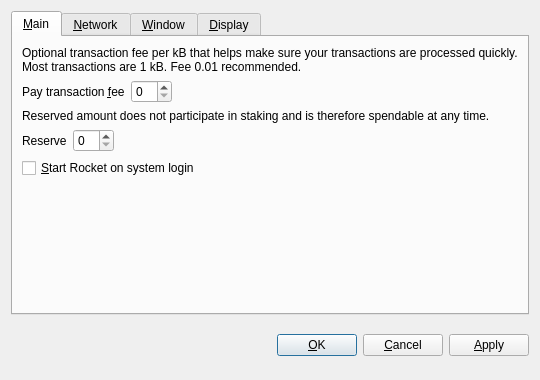
<?xml version="1.0" encoding="UTF-8"?>
<ui version="4.0">
 <class>OptionsDialog</class>
 <widget class="QDialog" name="OptionsDialog">
  <property name="geometry">
   <rect>
    <x>0</x>
    <y>0</y>
    <width>540</width>
    <height>380</height>
   </rect>
  </property>
  <property name="windowTitle">
   <string>Options</string>
  </property>
  <property name="modal">
   <bool>true</bool>
  </property>
  <layout class="QVBoxLayout" name="verticalLayout">
   <item>
    <widget class="QTabWidget" name="tabWidget">
     <property name="tabPosition">
      <enum>QTabWidget::North</enum>
     </property>
     <property name="currentIndex">
      <number>0</number>
     </property>
     <widget class="QWidget" name="tabMain">
      <attribute name="title">
       <string>&amp;Main</string>
      </attribute>
      <layout class="QVBoxLayout" name="verticalLayout_Main">
       <item>
        <widget class="QLabel" name="transactionFeeInfoLabel">
         <property name="text">
          <string>Optional transaction fee per kB that helps make sure your transactions are processed quickly. Most transactions are 1 kB. Fee 0.01 recommended.</string>
         </property>
         <property name="textFormat">
          <enum>Qt::PlainText</enum>
         </property>
         <property name="wordWrap">
          <bool>true</bool>
         </property>
        </widget>
       </item>
       <item>
        <layout class="QHBoxLayout" name="horizontalLayoutFee">
         <item>
          <widget class="QLabel" name="transactionFeeLabel">
           <property name="text">
            <string>Pay transaction &amp;fee</string>
           </property>
           <property name="textFormat">
            <enum>Qt::PlainText</enum>
           </property>
           <property name="buddy">
            <cstring>transactionFee</cstring>
           </property>
          </widget>
         </item>
         <item>
          <widget class="BitcoinAmountField" name="transactionFee"/>
         </item>
         <item>
          <spacer name="horizontalSpacerFee">
           <property name="orientation">
            <enum>Qt::Horizontal</enum>
           </property>
           <property name="sizeHint" stdset="0">
            <size>
             <width>40</width>
             <height>20</height>
            </size>
           </property>
          </spacer>
         </item>
        </layout>
       </item>
       <item>
        <widget class="QLabel" name="reserveBalanceInfoLabel">
         <property name="text">
          <string>Reserved amount does not participate in staking and is therefore spendable at any time.</string>
         </property>
         <property name="textFormat">
          <enum>Qt::PlainText</enum>
         </property>
         <property name="wordWrap">
          <bool>true</bool>
         </property>
        </widget>
       </item>
       <item>
        <layout class="QHBoxLayout" name="horizontalLayoutReserveBalance">
         <item>
          <widget class="QLabel" name="reserveBalanceLabel">
           <property name="text">
            <string>Reserve</string>
           </property>
           <property name="textFormat">
            <enum>Qt::PlainText</enum>
           </property>
           <property name="buddy">
            <cstring>reserveBalance</cstring>
           </property>
          </widget>
         </item>
         <item>
          <widget class="BitcoinAmountField" name="reserveBalance"/>
         </item>
         <item>
          <spacer name="horizontalSpacerReserveBalance">
           <property name="orientation">
            <enum>Qt::Horizontal</enum>
           </property>
           <property name="sizeHint" stdset="0">
            <size>
             <width>40</width>
             <height>20</height>
            </size>
           </property>
          </spacer>
         </item>
        </layout>
       </item>
       <item>
        <widget class="QCheckBox" name="bitcoinAtStartup">
         <property name="toolTip">
          <string>Automatically start Rocket after logging in to the system.</string>
         </property>
         <property name="text">
          <string>&amp;Start Rocket on system login</string>
         </property>
        </widget>
       </item>
       <item>
        <spacer name="verticalSpacer_Main">
         <property name="orientation">
          <enum>Qt::Vertical</enum>
         </property>
         <property name="sizeHint" stdset="0">
          <size>
           <width>20</width>
           <height>40</height>
          </size>
         </property>
        </spacer>
       </item>
      </layout>
     </widget>
     <widget class="QWidget" name="tabNetwork">
      <attribute name="title">
       <string>&amp;Network</string>
      </attribute>
      <layout class="QVBoxLayout" name="verticalLayout_Network">
       <item>
        <widget class="QCheckBox" name="mapPortUpnp">
         <property name="toolTip">
          <string>Automatically open the Rocket client port on the router. This only works when your router supports UPnP and it is enabled.</string>
         </property>
         <property name="text">
          <string>Map port using &amp;UPnP</string>
         </property>
        </widget>
       </item>
       <item>
        <widget class="QCheckBox" name="connectSocks">
         <property name="toolTip">
          <string>Connect to the Rocket network through a SOCKS proxy (e.g. when connecting through Tor).</string>
         </property>
         <property name="text">
          <string>&amp;Connect through SOCKS proxy:</string>
         </property>
        </widget>
       </item>
       <item>
        <layout class="QHBoxLayout" name="horizontalLayout_Network">
         <item>
          <widget class="QLabel" name="proxyIpLabel">
           <property name="text">
            <string>Proxy &amp;IP:</string>
           </property>
           <property name="textFormat">
            <enum>Qt::PlainText</enum>
           </property>
           <property name="buddy">
            <cstring>proxyIp</cstring>
           </property>
          </widget>
         </item>
         <item>
          <widget class="QValidatedLineEdit" name="proxyIp">
           <property name="maximumSize">
            <size>
             <width>140</width>
             <height>16777215</height>
            </size>
           </property>
           <property name="toolTip">
            <string>IP address of the proxy (e.g. 127.0.0.1)</string>
           </property>
          </widget>
         </item>
         <item>
          <widget class="QLabel" name="proxyPortLabel">
           <property name="text">
            <string>&amp;Port:</string>
           </property>
           <property name="textFormat">
            <enum>Qt::PlainText</enum>
           </property>
           <property name="buddy">
            <cstring>proxyPort</cstring>
           </property>
          </widget>
         </item>
         <item>
          <widget class="QLineEdit" name="proxyPort">
           <property name="maximumSize">
            <size>
             <width>55</width>
             <height>16777215</height>
            </size>
           </property>
           <property name="toolTip">
            <string>Port of the proxy (e.g. 9050)</string>
           </property>
          </widget>
         </item>
         <item>
          <widget class="QLabel" name="socksVersionLabel">
           <property name="text">
            <string>SOCKS &amp;Version:</string>
           </property>
           <property name="textFormat">
            <enum>Qt::PlainText</enum>
           </property>
           <property name="buddy">
            <cstring>socksVersion</cstring>
           </property>
          </widget>
         </item>
         <item>
          <widget class="QValueComboBox" name="socksVersion">
           <property name="toolTip">
            <string>SOCKS version of the proxy (e.g. 5)</string>
           </property>
          </widget>
         </item>
         <item>
          <spacer name="horizontalSpacer_Network">
           <property name="orientation">
            <enum>Qt::Horizontal</enum>
           </property>
           <property name="sizeHint" stdset="0">
            <size>
             <width>40</width>
             <height>20</height>
            </size>
           </property>
          </spacer>
         </item>
        </layout>
       </item>
       <item>
        <spacer name="verticalSpacer_Network">
         <property name="orientation">
          <enum>Qt::Vertical</enum>
         </property>
         <property name="sizeHint" stdset="0">
          <size>
           <width>20</width>
           <height>40</height>
          </size>
         </property>
        </spacer>
       </item>
      </layout>
     </widget>
     <widget class="QWidget" name="tabWindow">
      <attribute name="title">
       <string>&amp;Window</string>
      </attribute>
      <layout class="QVBoxLayout" name="verticalLayout_Window">
       <item>
        <widget class="QCheckBox" name="minimizeToTray">
         <property name="toolTip">
          <string>Show only a tray icon after minimizing the window.</string>
         </property>
         <property name="text">
          <string>&amp;Minimize to the tray instead of the taskbar</string>
         </property>
        </widget>
       </item>
       <item>
        <widget class="QCheckBox" name="minimizeOnClose">
         <property name="toolTip">
          <string>Minimize instead of exit the application when the window is closed. When this option is enabled, the application will be closed only after selecting Quit in the menu.</string>
         </property>
         <property name="text">
          <string>M&amp;inimize on close</string>
         </property>
        </widget>
       </item>
       <item>
        <spacer name="verticalSpacer_Window">
         <property name="orientation">
          <enum>Qt::Vertical</enum>
         </property>
         <property name="sizeHint" stdset="0">
          <size>
           <width>20</width>
           <height>40</height>
          </size>
         </property>
        </spacer>
       </item>
      </layout>
     </widget>
     <widget class="QWidget" name="tabDisplay">
      <attribute name="title">
       <string>&amp;Display</string>
      </attribute>
      <layout class="QVBoxLayout" name="verticalLayout_Display">
       <item>
        <layout class="QHBoxLayout" name="horizontalLayout_1_Display">
         <item>
          <widget class="QLabel" name="langLabel">
           <property name="text">
            <string>User Interface &amp;language:</string>
           </property>
           <property name="textFormat">
            <enum>Qt::PlainText</enum>
           </property>
           <property name="buddy">
            <cstring>lang</cstring>
           </property>
          </widget>
         </item>
         <item>
          <widget class="QValueComboBox" name="lang">
           <property name="toolTip">
            <string>The user interface language can be set here. This setting will take effect after restarting Rocket.</string>
           </property>
          </widget>
         </item>
        </layout>
       </item>
       <item>
        <layout class="QHBoxLayout" name="horizontalLayout_2_Display">
         <item>
          <widget class="QLabel" name="unitLabel">
           <property name="text">
            <string>&amp;Unit to show amounts in:</string>
           </property>
           <property name="textFormat">
            <enum>Qt::PlainText</enum>
           </property>
           <property name="buddy">
            <cstring>unit</cstring>
           </property>
          </widget>
         </item>
         <item>
          <widget class="QValueComboBox" name="unit">
           <property name="toolTip">
            <string>Choose the default subdivision unit to show in the interface and when sending coins.</string>
           </property>
          </widget>
         </item>
        </layout>
       </item>
       <item>
        <widget class="QCheckBox" name="displayAddresses">
         <property name="toolTip">
          <string>Whether to show Rocket addresses in the transaction list or not.</string>
         </property>
         <property name="text">
          <string>&amp;Display addresses in transaction list</string>
         </property>
        </widget>
       </item>
       <item>
        <widget class="QCheckBox" name="coinControlFeatures">
         <property name="toolTip">
          <string>Whether to show coin control features or not.</string>
         </property>
         <property name="text">
          <string>Display coin &amp;control features (experts only!)</string>
         </property>
        </widget>
       </item>
       <item>
        <spacer name="verticalSpacer_Display">
         <property name="orientation">
          <enum>Qt::Vertical</enum>
         </property>
         <property name="sizeHint" stdset="0">
          <size>
           <width>20</width>
           <height>40</height>
          </size>
         </property>
        </spacer>
       </item>
      </layout>
     </widget>
    </widget>
   </item>
   <item>
    <layout class="QHBoxLayout" name="horizontalLayout_Buttons">
     <item>
      <spacer name="horizontalSpacer_1">
       <property name="orientation">
        <enum>Qt::Horizontal</enum>
       </property>
       <property name="sizeHint" stdset="0">
        <size>
         <width>40</width>
         <height>48</height>
        </size>
       </property>
      </spacer>
     </item>
     <item>
      <widget class="QLabel" name="statusLabel">
       <property name="font">
        <font>
         <weight>75</weight>
         <bold>true</bold>
        </font>
       </property>
       <property name="text">
        <string/>
       </property>
       <property name="textFormat">
        <enum>Qt::PlainText</enum>
       </property>
       <property name="wordWrap">
        <bool>true</bool>
       </property>
      </widget>
     </item>
     <item>
      <spacer name="horizontalSpacer_2">
       <property name="orientation">
        <enum>Qt::Horizontal</enum>
       </property>
       <property name="sizeHint" stdset="0">
        <size>
         <width>40</width>
         <height>48</height>
        </size>
       </property>
      </spacer>
     </item>
     <item>
      <widget class="QPushButton" name="okButton">
       <property name="text">
        <string>&amp;OK</string>
       </property>
      </widget>
     </item>
     <item>
      <widget class="QPushButton" name="cancelButton">
       <property name="text">
        <string>&amp;Cancel</string>
       </property>
       <property name="autoDefault">
        <bool>false</bool>
       </property>
      </widget>
     </item>
     <item>
      <widget class="QPushButton" name="applyButton">
       <property name="text">
        <string>&amp;Apply</string>
       </property>
       <property name="autoDefault">
        <bool>false</bool>
       </property>
      </widget>
     </item>
    </layout>
   </item>
  </layout>
 </widget>
 <customwidgets>
  <customwidget>
   <class>BitcoinAmountField</class>
   <extends>QSpinBox</extends>
   <header>bitcoinamountfield.h</header>
  </customwidget>
  <customwidget>
   <class>QValueComboBox</class>
   <extends>QComboBox</extends>
   <header>qvaluecombobox.h</header>
  </customwidget>
  <customwidget>
   <class>QValidatedLineEdit</class>
   <extends>QLineEdit</extends>
   <header>qvalidatedlineedit.h</header>
  </customwidget>
 </customwidgets>
 <resources/>
 <connections/>
</ui>
